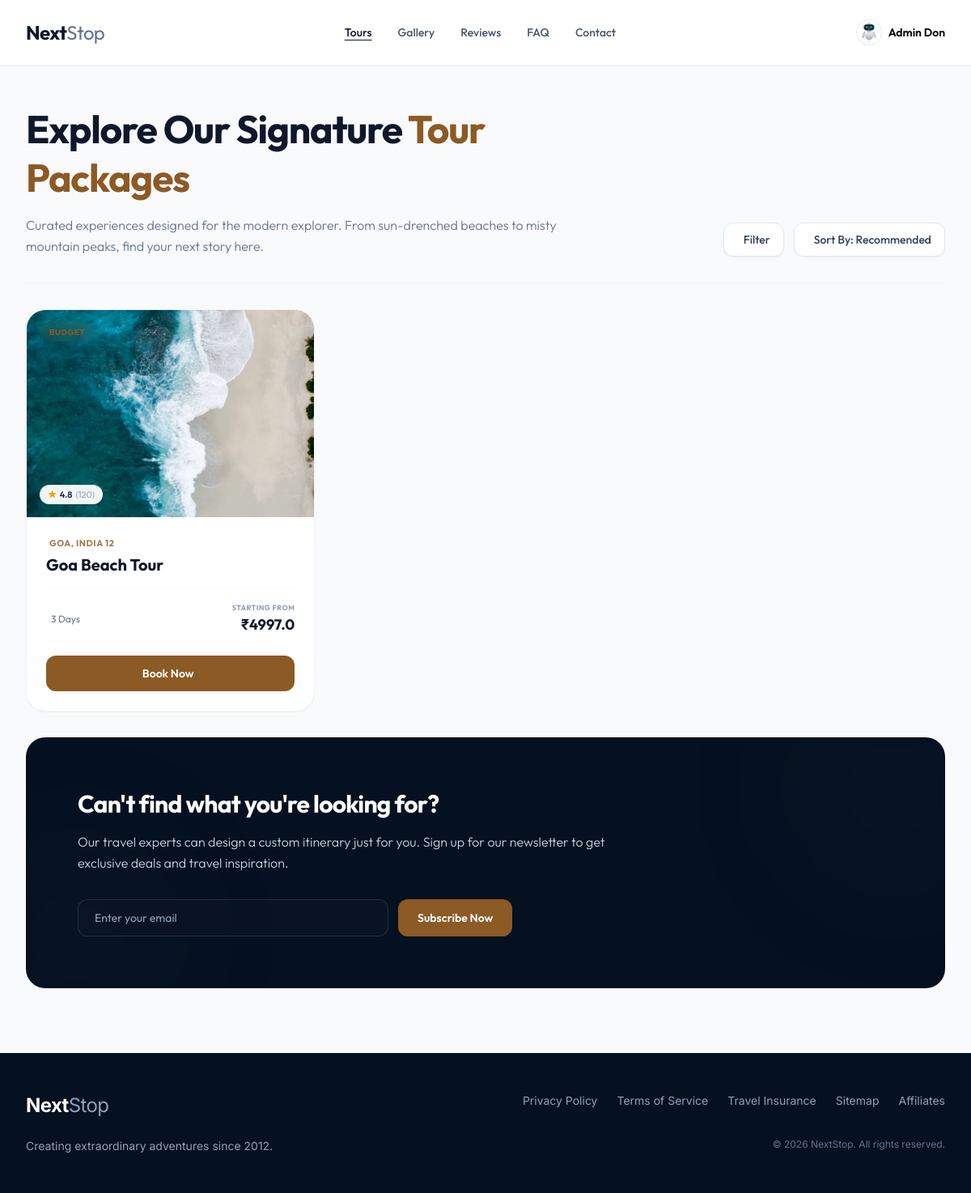
/packages/ (signed in), run on the app's committed database.
### user/models.py (models this page shows, shortened)
class User_Profile(models.Model):
  user = models.OneToOneField(User, on_delete=models.CASCADE, related_name='profile')
  phone = models.CharField(max_length=20)
  full_name = models.CharField(max_length=100)
  address = models.CharField(max_length=250, blank=True, null=True, default="")
  image = models.ImageField(upload_to='profile_pics', blank=True, null=True)

### packages/models.py (models this page shows)
class Packages(models.Model):
  TAG_LINE = (
    ('Adventure', 'Adventure'),
    ('Relaxation', 'Relaxation'),
    ('Cultural', 'Cultural'),
    ('Romantic', 'Romantic'),
    ('Family', 'Family'),
    ('Luxury', 'Luxury'),
    ('Budget', 'Budget'),
    ('Best Seller', 'Best Seller'),
    ('None', 'None')
  )
  CATEGORY = (
    ('Beach', 'Beach'),
    ('Adventure', 'Adventure'),
    ('Culture', 'Culture'),
    ('Diving', 'Diving')
  )
  tag_line = models.CharField(max_length=100, choices=TAG_LINE, default='None')
  category = models.CharField(max_length=100, default='Uncategorized')
  location = models.CharField(max_length=255)
  mini_title = models.CharField(max_length=255)
  total_days = models.IntegerField()
  total_nights = models.IntegerField()
  starting_price = models.FloatField()
  max_people = models.IntegerField()
  main_title = models.CharField(max_length=255)
  description = models.TextField()
  category = models.CharField(max_length=100, choices=CATEGORY)
  created_at = models.DateTimeField(auto_now_add=True)

### packages/views.py (the view)
# urls.py: path("", views.packages_page , name="packages_page"),
def packages_page(request):
  data = packages_page_data_inJSON(request)
  is_ajax = request.headers.get('x-requested-with') == 'XMLHttpRequest'
  if request.method == 'POST' and not FutureUpdate.objects.filter(email=request.POST['email']).exists():
    form = FutureUpdateForm(request.POST)
    if form.is_valid():
      form.save()
      send_future_request_success_mail(request, form.cleaned_data['email'])
      if is_ajax:
        return JsonResponse({'success': True})
      return render(request, 'packages/packages_page.html', {
        'form': form,
        'package_data': packages_page_data_inJSON(request),
        'success': True,
      })
    else:
      if is_ajax:
        return JsonResponse({'success': False, 'errors': form.errors}, status=400)
  else:
    form = FutureUpdateForm()
  return render(request, 'packages/packages_page.html', {
    'package_data': data,
    'form': form
  })

### help_center/forms.py
class FutureUpdateForm(forms.ModelForm):
  class Meta:
    model = FutureUpdate
    fields = ['email']

### packages/templates/packages/packages_page.html (shortened to what this page needs)
{% extends 'layout/index.html' %} {% load static %}  {% block main_content %}
<div class="max-w-7xl mx-auto px-4 sm:px-6 lg:px-8 py-12">
  <div
    class="flex flex-col md:flex-row md:items-end md:justify-between gap-6 pb-8 border-b border-slate-100"
  >
    <div class="max-w-2xl">
      <h1
        class="text-4xl sm:text-5xl font-bold text-slate-900 tracking-tight leading-tight"
      >
        Explore Our Signature <span class="text-[#8c5a24]">Tour</span><br />
        <span class="text-[#8c5a24]">Packages</span>
      </h1>
      <p class="mt-4 text-slate-500 font-light leading-relaxed">
        Curated experiences designed for the modern explorer. From sun-drenched
        beaches to misty mountain peaks, find your next story here.
      </p>
    </div>
    <div class="flex flex-wrap items-center gap-3">
      <div class="relative inline-block text-left" id="filter-container">
        <button
          id="filter-btn"
          class="flex items-center gap-2 bg-white border border-slate-200 hover:border-slate-300 text-slate-700 font-medium px-4 py-2.5 rounded-xl shadow-xs hover:bg-slate-50 transition-all text-sm cursor-pointer"
        >
          <span>Filter</span>
        </button>
      </div>
      <div class="relative inline-block text-left" id="sort-container">
        <button
          id="sort-btn"
          class="flex items-center gap-2 bg-white border border-slate-200 hover:border-slate-300 text-slate-700 font-medium px-4 py-2.5 rounded-xl shadow-xs hover:bg-slate-50 transition-all text-sm cursor-pointer"
        >
          <span id="sort-label">Sort By: Recommended</span>
        </button>
      </div>
    </div>
  </div>
  {% if package_data %}
  <div
    id="packages-grid"
    class="grid grid-cols-1 md:grid-cols-2 lg:grid-cols-3 gap-8 pt-8 mb-8"
  >
    {% for package in package_data %}
      <div
        class="package-card bg-white rounded-3xl overflow-hidden border border-slate-100 shadow-xs hover:shadow-lg transition-all duration-300 flex flex-col h-full group"
        data-category="{{ package.category|lower }}"
        data-price="{{ package.starting_price }}"
        data-duration="{{ package.total_days }}"
        data-rating="4.8"
      >
        <a href="{% url 'packages_detail_page' package.id %}" class="flex-grow flex flex-col">
          <div class="relative h-64 w-full overflow-hidden">
            <img
              src="{{ package.image }}"
              alt="{{ package.main_title }}"
              class="w-full h-full object-cover group-hover:scale-105 transition-transform duration-500"
            />
            {% if package.tag_line != "None" %}
              <span
                class="bg-[#8c5a24]/10 text-[#8c5a24] text-[10px] font-bold tracking-wider px-3 py-1 rounded-full uppercase absolute top-4 left-4 backdrop-blur-xs"
              >
                {{ package.tag_line }}
              </span>
            {% endif %}
            <div
              class="bg-white/95 backdrop-blur-xs text-slate-800 text-[11px] font-semibold px-2.5 py-1 rounded-full shadow-xs flex items-center gap-1 absolute bottom-4 left-4"
            >
              <span class="text-amber-500 text-xs">★</span> 4.8
              <span class="text-slate-400 font-normal">(120)</span>
            </div>
          </div>
          <div class="p-6 pb-0 flex-grow flex flex-col justify-between">
            <div class="space-y-4">
              <div>
                <div
                  class="flex items-center gap-1 text-[11px] font-bold uppercase tracking-wider text-[#8c5a24]/80"
                >
                  <span>{{ package.location }}</span>
                </div>
                <h3 class="text-xl font-bold text-slate-900 mt-1 leading-snug">
                  {{ package.mini_title }}
                </h3>
              </div>
              <div
                class="flex items-center justify-between border-t border-slate-50 pt-4 pb-2"
              >
                <div class="flex items-center gap-1.5 text-xs text-slate-500">
                  <span>{{ package.total_days }} Days</span>
                </div>
                <div class="text-right">
                  <span
                    class="block text-[9px] text-slate-400 font-bold uppercase tracking-wider"
                    >Starting From</span
                  >
                  <span class="text-lg font-bold text-slate-900">₹{{ package.starting_price  }}</span>
                </div>
              </div>
            </div>
          </div>
        </a>
        <div class="p-6 pt-4">
          <a
            href="{% url 'payment_page' package.id package.departure_date 1 %}"
            class="book-now-btn w-full bg-[#8c5a24] hover:bg-[#72491d] text-white text-sm font-semibold py-3 rounded-xl transition-all shadow-xs hover:shadow-md flex items-center justify-center gap-1.5 text-center"
          >
            Book Now
          </a>
        </div>
      </div>
    {% endfor %}
  </div>
  {% endif %}
  <div
    class="bg-[#051120] rounded-3xl p-8 md:p-16 mb-8 text-white relative overflow-hidden"
  >
    <div
      class="absolute -right-16 -top-16 w-64 h-64 bg-slate-800/10 rounded-full blur-3xl"
    ></div>
    <div class="relative z-10 max-w-2xl">
      <h2 class="text-3xl font-bold tracking-tight">
        Can't find what you're looking for?
      </h2>
      <p
        class="mt-4 text-slate-300 font-light leading-relaxed text-sm md:text-base"
      >
        Our travel experts can design a custom itinerary just for you. Sign up
        for our newsletter to get exclusive deals and travel inspiration.
      </p>
      {% if success %}
      <div class="mt-8 flex items-center gap-3 bg-emerald-500/10 border border-emerald-500/20 text-emerald-400 px-5 py-4 rounded-xl text-sm font-medium w-full sm:w-[480px]">
        <svg xmlns="http://www.w3.org/2000/svg" class="h-5 w-5 shrink-0" viewBox="0 0 20 20" fill="currentColor">
          <path fill-rule="evenodd" d="M10 18a8 8 0 100-16 8 8 0 000 16zm3.707-9.293a1 1 0 00-1.414-1.414L9 10.586 7.707 9.293a1 1 0 00-1.414 1.414l2 2a1 1 0 001.414 0l4-4z" clip-rule="evenodd" />
        </svg>
        Successfully subscribed to exclusive deals! We'll be in touch.
      </div>
      {% else %}
      <form id="newsletter-form" method="POST" class="flex flex-col sm:flex-row sm:items-start gap-3 mt-8">
        <div class="w-full sm:w-96">
          <input
            type="email"
            name="email"
            placeholder="Enter your email"
            required
            class="bg-slate-900/40 border border-slate-700/60 rounded-xl text-white placeholder-slate-400 px-5 py-3 text-sm focus:outline-none focus:border-[#8c5a24] focus:ring-1 focus:ring-[#8c5a24] w-full"
          />
        </div>
        <button
          type="submit"
          class="bg-[#8c5a24] hover:bg-[#72491d] text-white px-6 py-3 rounded-xl text-sm font-semibold transition-all hover:shadow-lg shrink-0 h-[46px]"
        >
          Subscribe Now
        </button>
      </form>
      {% endif %}
    </div>
  </div>
</div>
{% endblock %}

### templates/layout/index.html (shortened to what this page needs)
{% load static %}
{% load static tailwind_tags %}
<!doctype html>
<html lang="en" class="h-full">
  <head>
    {% tailwind_css %}
    <link href="https://cdn.jsdelivr.net/npm/remixicon@4.5.0/fonts/remixicon.css" rel="stylesheet" />
  </head>
  <body class="bg-slate-50 min-h-screen flex flex-col text-slate-850 antialiased">
    <header class="sticky top-0 z-50 bg-white/95 backdrop-blur-md border-b border-slate-100 shadow-xs">
      <div class="max-w-7xl mx-auto px-4 sm:px-6 lg:px-8">
        <div class="flex items-center justify-between h-20">
          <div class="flex-shrink-0 flex items-center">
            <a href="{% url 'home' %}" class="text-2xl font-bold tracking-tight text-slate-900">
              Next<span class="font-normal text-slate-500">Stop</span>
            </a>
          </div>
          <nav class="hidden md:flex space-x-8">
            <a href="{% url 'packages_page' %}" class="{% if request.resolver_match.url_name == 'packages_page' %}text-slate-900 underline underline-offset-4{% else %}text-slate-600{% endif %} text-sm font-medium text-slate-600 hover:text-slate-900 transition-colors py-2">Tours</a>
            <a href="{% url 'gallery_page' %}" class="{% if request.resolver_match.url_name == 'gallery_page' %}text-slate-900 underline underline-offset-4{% else %}text-slate-600{% endif %} text-sm font-medium text-slate-600 hover:text-slate-900 transition-colors py-2">Gallery</a>
            <a href="{% url 'review_page' %}" class="{% if request.resolver_match.url_name == 'review_page' %}text-slate-900 underline underline-offset-4{% else %}text-slate-600{% endif %} text-sm font-medium text-slate-600 hover:text-slate-900 transition-colors py-2">Reviews</a>
            <a href="{% url 'FAQ_page' %}" class="{% if request.resolver_match.url_name == 'FAQ_page' %}text-slate-900 underline underline-offset-4{% else %}text-slate-600{% endif %} text-sm font-medium text-slate-600 hover:text-slate-900 transition-colors py-2">FAQ</a>
            <a href="{% url 'contact_page' %}" class="{% if request.resolver_match.url_name == 'contact_page' %}text-slate-900 underline underline-offset-4{% else %}text-slate-600{% endif %} text-sm font-medium text-slate-600 hover:text-slate-900 transition-colors py-2">Contact</a>
          </nav>
          <div class="hidden md:flex items-center space-x-6">
            {% if user.is_authenticated %}
              <a href="{% url 'user_page' %}" class="flex items-center gap-2 group focus:outline-none">
                <div class="w-8 h-8 rounded-full border border-slate-200 overflow-hidden bg-slate-100 ring-2 ring-transparent group-hover:ring-[#8c5a24] transition-all flex-shrink-0">
                  {% if user.profile.image %}
                    <img src="{{ user.profile.image.url }}" alt="Profile" class="w-full h-full object-cover">
                  {% else %}
                    <img src="{% static 'images/default_user.jpeg' %}" alt="Profile" class="w-full h-full object-cover">
                  {% endif %}
                </div>
                <span class="text-sm font-semibold text-slate-650 group-hover:text-slate-900 transition-colors">
                  {{ user.profile.full_name|default:user.username }}
                </span>
              </a>
            {% else %}
              <a href="{% url 'login' %}" class="text-sm font-medium text-slate-600 hover:text-slate-900 transition-colors">Login</a>
            {% endif %}
          </div>
        </div>
      </div>
    </header>
    <main class="flex-grow">
      {% block main_content %} {% endblock %}
    </main>
    <footer class="bg-[#051120] text-slate-400 py-12 border-t border-slate-900 font-inter">
      <div class="max-w-7xl mx-auto px-4 sm:px-6 lg:px-8">
        <div class="hidden md:grid grid-cols-2 gap-y-6 items-start">
          <div>
            <a href="{% url 'home' %}" class="text-2xl font-bold tracking-tight text-white">
              Next<span class="font-normal text-slate-400">Stop</span>
            </a>
          </div>
          <div class="flex justify-end space-x-6 text-sm">
            <a href="#" class="hover:text-white transition-colors">Privacy Policy</a>
            <a href="#" class="hover:text-white transition-colors">Terms of Service</a>
            <a href="#" class="hover:text-white transition-colors">Travel Insurance</a>
            <a href="#" class="hover:text-white transition-colors">Sitemap</a>
            <a href="#" class="hover:text-white transition-colors">Affiliates</a>
          </div>
          <div class="text-sm text-slate-400">
            Creating extraordinary adventures since 2012.
          </div>
          <div class="flex justify-end items-center text-xs text-slate-500">
            <p class="text-right">
              &copy; 2026 NextStop. All rights reserved.
            </p>
          </div>
        </div>
      </div>
    </footer>
  </body>
</html>

### templates/layout/index.html (style rules this page uses)
body { font-family: 'Outfit', 'Inter', sans-serif; }
.font-inter { font-family: 'Inter', sans-serif; }

### data on the page
Packages: tag_line "BUDGET", location "GOA, INDIA 12", mini_title "Goa Beach Tour", starting_price "4997.0"

### other printed values
{{ user.profile.full_name|default:user.username }} "Admin Don"
{{ package.total_days }} "3"
